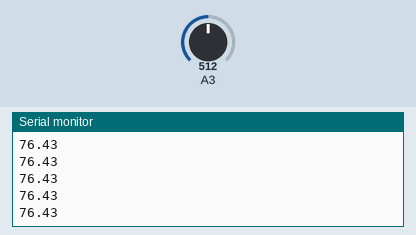
Recording of a sketch running on a simulated Arduino Uno, built with avr-gcc and run on an emulated ATmega328P. On the bench: the last lines printed to the serial monitor. Inputs (shaded band) come from the test bench; at power-on: A3 = 512.

Above: at 1.2 s.
1.3 s: A3 set to 716
At 1.8 s:
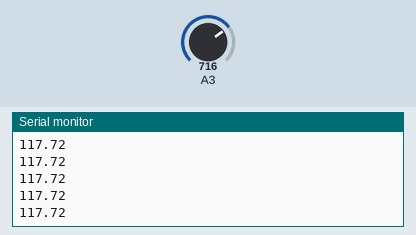
2.8 s: A3 set to 900
At 3.4 s:
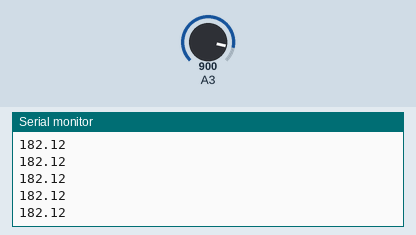
Timing chart, 0 to 5.8 s (numbered marks = the images above; inputs shaded):
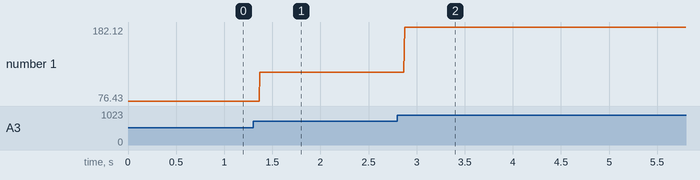

The sketch:

thermist.ino
```cpp
#include <math.h>
float A = 1.009249522e-03, B = 2.378405444e-04, C = 2.019202697e-07;
float T,logRt,Tf,Tc;
float Thermistor(int Vo) {
 logRt = log(10000.0*((1024.0/Vo-1)));
 T = (1.0 / (A + B*logRt + C*logRt*logRt*logRt)); // We get the temperature value in Kelvin from this Stein-Hart equation
 Tc = T - 273.15;                                 // Convert Kelvin to Celsius
 Tf = (Tc * 1.8) + 32.0;                          // Convert Kelvin to Fahrenheit
 return Tf;
}

void setup() {
  Serial.begin(9600);
  // put your setup code here, to run once:

}

void loop() {
  // put your main code here, to run repeatedly:
  Serial.println(Thermistor(analogRead(3)));
}
```

Measured:
- after the input at 1.3 s, the serial monitor: prints a new line after 0.07 s (image 1)
- after the input at 2.8 s, the serial monitor: prints a new line after 0.08 s (image 2)
- plotted number 1: 76.43 → 117.72 after the input at 1.3 s, 117.72 → 182 after the input at 2.8 s
